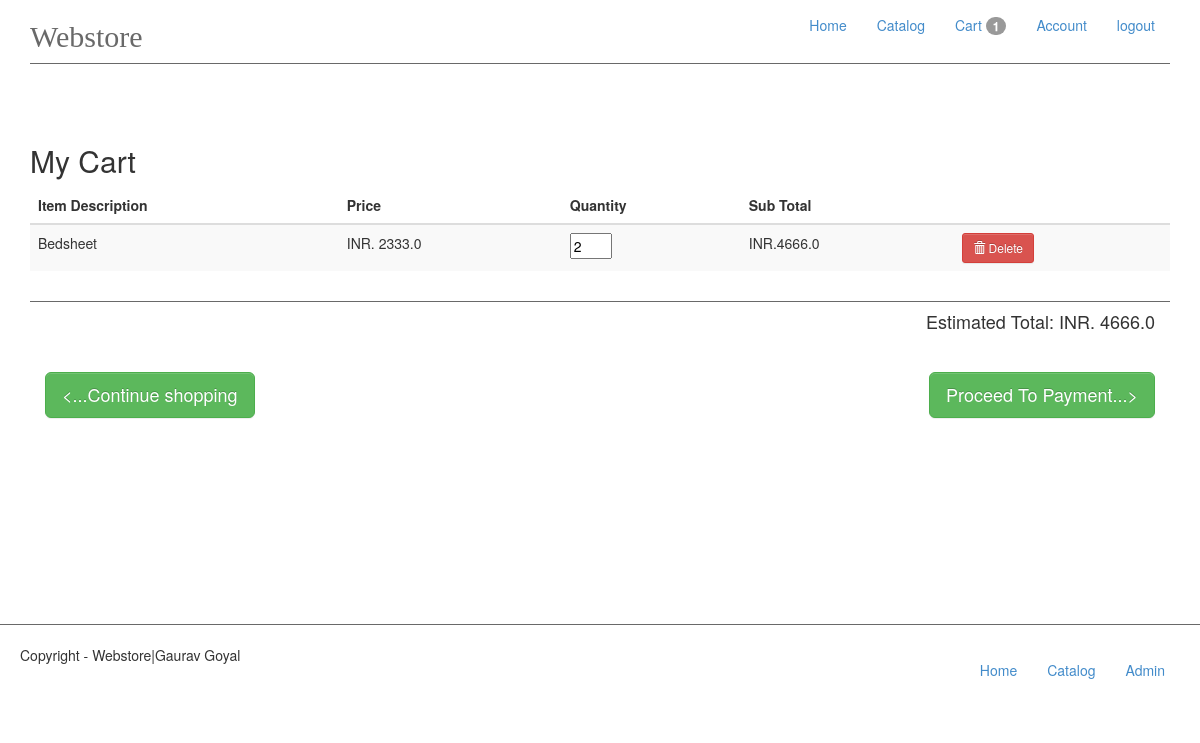
Page /cart/ (signed in) on the earlier database version.
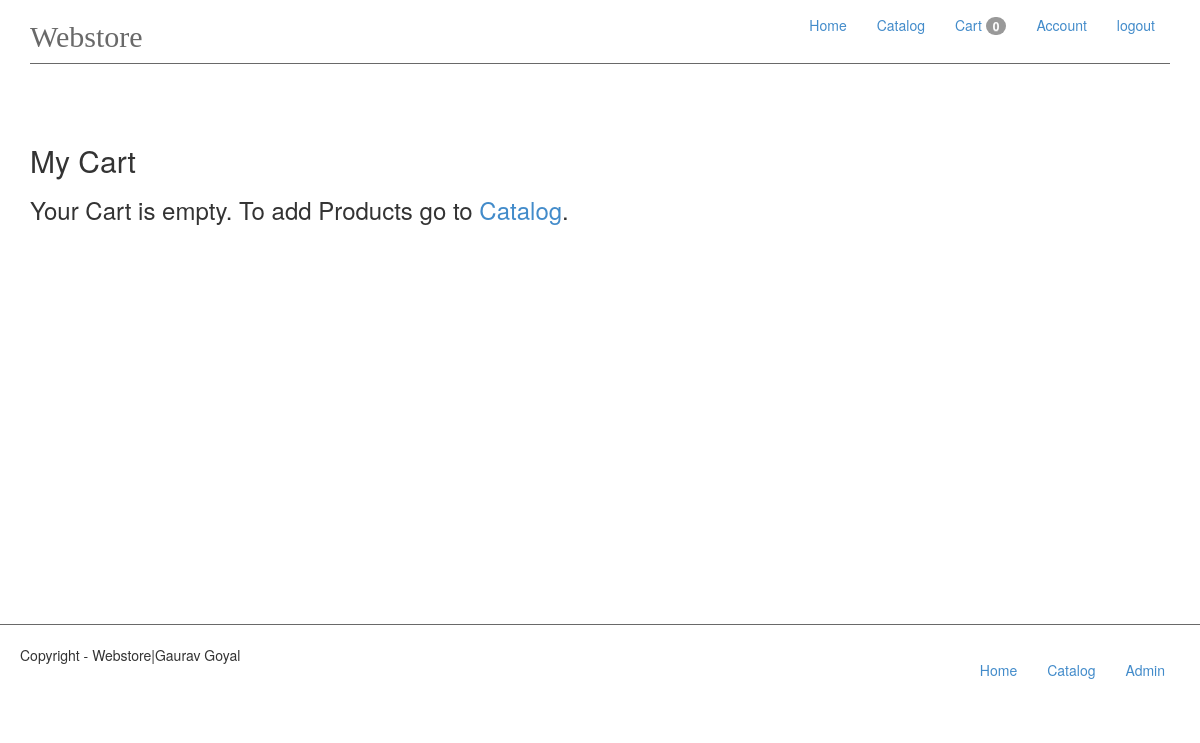
Same page on the later database version.
### app/models.py (models this page shows, shortened)
class Cart(db.Model):
    id = db.Column(db.Integer, primary_key=True)
    cart_id = db.Column(db.Integer)
    date = db.Column(db.DATETIME)
    quantity = db.Column(db.Integer)
    product = db.Column(db.Integer, db.ForeignKey('product.id'))
    def price(self):
        return self.quantity * self.products.price

class Product(db.Model):
    id = db.Column(db.Integer, primary_key=True)
    name = db.Column(db.String(50), unique=True, index=True)
    price = db.Column(db.Float, index=True)
    category_id = db.Column(db.Integer, db.ForeignKey('category.id'))
    cart = db.relationship('Cart', backref='products', lazy='dynamic')

### app/views.py (the view, shortened to what this page needs)
@app.route('/cart/', methods=['GET', 'POST'])
def cart():
    total_amount = shoppingcart.get_total_amount()
    cart = shoppingcart.get_cart_items()
    product_no = shoppingcart.product_count()
    return render_template('cart.html', cart=cart, count=product_no, total=total_amount, cart_view=True)

### app/shoppingcart.py (called while the page is built)
def get_cart_id():
    if 'username' in session:
        return session['username']
    else:
        if request.cookies.get('anonymous_user'):
            cart_id = request.cookies.get('anonymous_user')
        else:
            cart_id = _genrate_cart_id()
        return cart_id

def get_cart_items():
    cart_items = Cart.query.filter_by(cart_id=get_cart_id())
    return cart_items

def product_count():
    return get_cart_items().count()

def get_total_amount():
    cart = get_cart_items()
    price = 0
    for item in cart:
        price += item.products.price * item.quantity
    return price

### app/templates/cart.html (shortened to what this page needs)
{% extends 'base.html' %}
{% block content%}
    <h2>My Cart</h2>
    {% if count > 0 %}
        <div class="table-responsive">
            <table class="table table-striped table-responsive" id="cart_table">
                <thead>
                <tr>
                    <th>Item Description</th>
                    <th>Price</th>
                    <th>Quantity</th>
                    <th>Sub Total</th>
                    <th></th>
                </tr>
                </thead>
                <tbody>
                {% for item in cart %}
                    <tr>
                        <td>{{ item.products.name }}</td>
                        <td>INR. {{ item.products.price }}</td>
                        <td>
                            <form method="post" action="" enctype="multipart/form-data">
                                <input type="text" value="{{ item.quantity }}" size="2" maxlength="5" name="update_quantity" class="item_quantity" id="{{ item.id }}"/>
                            </form>
                        </td>
                        <td>INR.{{ item.price() }}</td>
                        <td>
                            <form method="post" action="" enctype="multipart/form-data">
                                <button type="submit" value="Remove" name="submit" class="btn btn-sm btn-danger" ><span class="glyphicon glyphicon-trash"></span> Delete</button>
                            </form>
                        </td>
                    </tr>
                {% endfor %}
                </tbody>
            </table>
            <div class="col-md-12" id="cart_total">
                <h4 class="pull-right">Estimated Total: INR. {{ total }}</h4>
            </div>
            <div class="col-md-12" id="cart_buttons">
                <a href="{{ url_for('catalog') }}" class="btn btn-lg btn-success pull-left"><...Continue shopping</a>
                <a href="{{ url_for('checkout_details') }}"class="btn btn-lg btn-success pull-right">Proceed To Payment...></a>
            </div>
        </div>
    {% else %}
        <h3>Your Cart is empty. To add Products go to <a href="{{ url_for('catalog') }}">Catalog</a>.</h3>
    {% endif %}
{% endblock %}

Differences in the rows shown:
removed Cart: products.name "Bedsheet", products.price "2333.0", update_quantity "2", price "4666.0"
Other differences:
{{ count }}: "1" → "0"
{{ total }}: "4666.0" → (not shown)
text no longer shown: "Item Description Price Quantity Sub Total Estimated Total: INR. <...Continue shopping Proceed To Payment...>"
text now shown: "Your Cart is empty. To add Products go to Catalog ."
